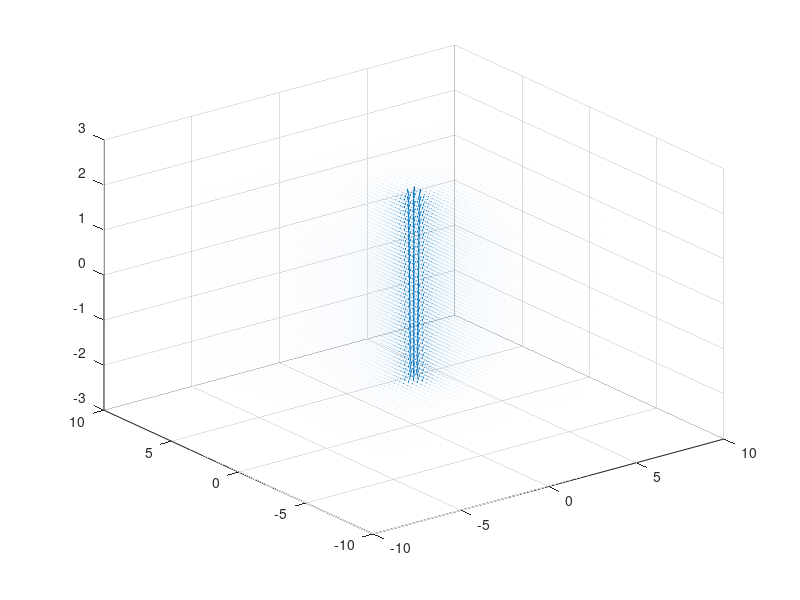

The MATLAB source for this figure: (Note: this script raises an error after producing the figure.)
clear

x0=linspace(-7,7,50);
y0=linspace(-7,7,50);
z0=linspace(-2,2,25);

[x,y,z]=meshgrid(x0,y0,z0);

B0=5;
R0=5;
a=1;

R=sqrt(x.^2+y.^2);
r=sqrt((R-R0).^2+z.^2);

%q=5*r./R;
q=3;
Bt=B0*R0./R;
Bp=-r.*Bt./(q.*R);

Bx=-Bt.*y./R-Bp.*(z./r).*(x./R);
By=Bt.*x./R-Bp.*(z./r).*(y./R);
Bz=Bp.*(R-R0)./r;

quiver3(x,y,z,Bx,By,Bz);

X=[R0,R0];
Y=[0,0];
Z=[a,-a];
[startX,startY,startZ]=meshgrid(X,Y,Z);
verts=stream3(x,y,z,Bx,By,Bz,startX,startY,startZ);
h=streamline(verts);
%h.Color=[0 0 1];

hold on

[u,v]=meshgrid(0:0.05*pi:2*pi,0:2*pi/50:1.5*pi);
    X=(R0+a.*cos(u)).*cos(v);
    Y=(R0+a.*cos(u)).*sin(v);
    Z=a.*sin(u);
    mesh(X,Y,Z);
    axis equal;
    hidden off;
    colormap([0 1 1]);

xlabel('X');
ylabel('Y');
zlabel('Z');

grid on;
axis equal;
